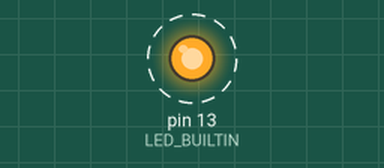
Simulated run of this sketch. Board: Arduino Uno, built with avr-gcc and run on an emulated ATmega328P. On the bench: output pins drawn as LEDs (lit = HIGH). Dashed ring = blinking.

Above: at 0.5 s.
Timing chart, 0 to 4.6 s (numbered marks = the images above):
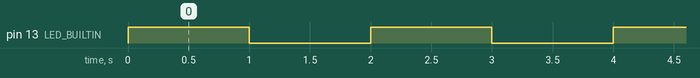

The sketch:

arduinotest.ino
```cpp
// C++ code
//
int buttonPin = 8;
int lastButtonState = 0;

void setup(){

    pinMode(LED_BUILTIN, OUTPUT);
    pinMode(buttonPin, INPUT_PULLUP);
} // end void

void loop(){
    /*
    int buttonRead = digitalRead(buttonPin);
    int buttonState = !buttonRead;

    if (buttonState != lastButtonState){
        if (buttonState == HIGH){
            digitalWrite(LED_BUILTIN, HIGH);
        } // end if
        else{
            digitalWrite(LED_BUILTIN,LOW);
        } // end else

        lastButtonState = buttonState;
    } // end void
    */

  digitalWrite(LED_BUILTIN, HIGH);
  delay(1000); // Wait for 1000 millisecond(s)
  digitalWrite(LED_BUILTIN, LOW);
  delay(1000); // Wait for 1000 millisecond(s)

}
```

Measured:
- by itself, pin 13 (LED_BUILTIN): alternates HIGH for 1.0 s and LOW for 1.0 s
